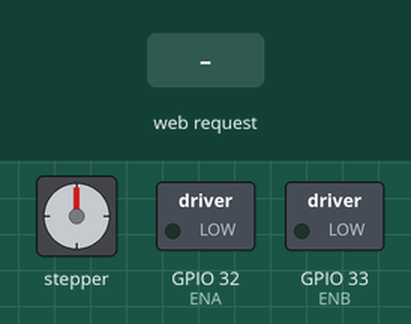
Recording of a sketch running on a simulated ESP32. Shown: stepper motor, switched loads named in the sketch (green lamp = pin HIGH). Wiring (inferred from the names in the program): stepper motor (2048 steps per turn assumed): coils GPIO 25, GPIO 26, GPIO 27, GPIO 14. The inputs (shaded band) are chosen by the test bench. WiFi joins after 1.5 s; servers stay silent unless stated; pins used as bus, display or sensor lines are not drawn; what the sketch prints to the serial monitor is not drawn.

Above: at 2.7 s.
2.8 s: HTTP request GET /cmd?m=F received
At 4.0 s:
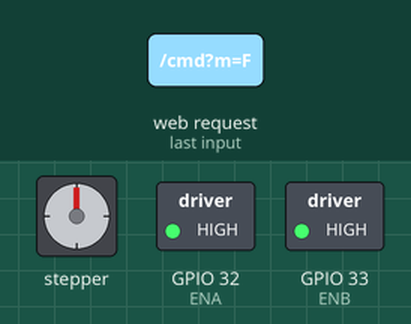
4.3 s: HTTP request GET /cmd?m=B received
At 5.2 s:
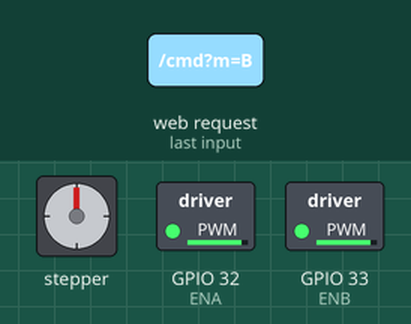
Timing chart, 0 to 7.3 s (numbered marks = the images above; inputs shaded):
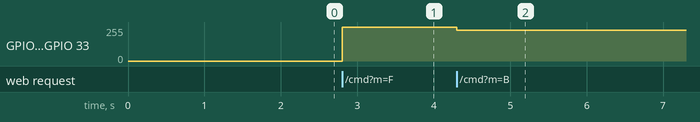

Measured:
- after the input at 2.8 s, GPIO 32 (ENA), GPIO 33 (ENB): 0/255 → 255/255 at once
- after the input at 4.3 s, GPIO 32 (ENA), GPIO 33 (ENB): 255/255 → 229/255 at once

The sketch:

car_direction_http.ino
```cpp
#include <WiFi.h>
#include <WebServer.h>

// ===== WIFI CONFIG =====
const char* ssid = "wifiName";
const char* pass = "wifiPass";

WebServer server(80);

const char INDEX_HTML[] PROGMEM = R"rawliteral(
  <!doctype html>
<html lang="es">
<head>
  <meta charset="utf-8" />
  <meta name="viewport" content="width=device-width,initial-scale=1" />
  <title>ESP32 Car Control</title>
  <style>
    body { font-family: system-ui, sans-serif; padding: 20px; max-width: 520px; margin: 0 auto; }
    h1 { font-size: 20px; }
    .grid { display: grid; gap: 12px; grid-template-columns: repeat(3, 1fr); }
    button { padding: 16px; font-size: 16px; border-radius: 12px; border: 1px solid #ccc; }
    button:active { transform: scale(0.98); }
    .full { grid-column: 1 / -1; }
    .status { margin-top: 14px; font-size: 14px; opacity: .8; }
  </style>
</head>

<body>
  <h1>Control del auto (LAN)</h1>

  <div class="grid">
    <div></div>
    <button id="btnF">↑ Adelante</button>
    <div></div>

    <button id="btnL">← Izq</button>
    <button id="btnS">■ Stop</button>
    <button id="btnR">Der →</button>

    <div></div>
    <button id="btnB">↓ Atrás</button>
    <div></div>

  </div>

  <div class="status" id="status">Estado: listo</div>

  <script>
    const statusEl = document.getElementById("status");

    async function sendCmd(code) {
      try {
        statusEl.textContent = `Estado: enviando ${code}...`;
        const r = await fetch(`/cmd?m=${encodeURIComponent(code)}`, { cache: "no-store" });
        const t = await r.text();
        statusEl.textContent = `Estado: ${t}`;
      } catch (e) {
        statusEl.textContent = `Estado: error (${e})`;
      }
    }

    // Clicks (simple mode)
    document.getElementById("btnF").onclick = () => sendCmd("F");
    document.getElementById("btnB").onclick = () => sendCmd("B");
    document.getElementById("btnL").onclick = () => sendCmd("L");
    document.getElementById("btnR").onclick = () => sendCmd("R");
    document.getElementById("btnS").onclick = () => sendCmd("S");


    // (Optional) hold to move and release = stop
    function holdButton(btnId, code) {
      const el = document.getElementById(btnId);
      el.addEventListener("pointerdown", () => sendCmd(code));
      el.addEventListener("pointerup",   () => sendCmd("S"));
      el.addEventListener("pointercancel", () => sendCmd("S"));
      el.addEventListener("pointerleave",  () => sendCmd("S"));
    }
    holdButton("btnF", "F");
    holdButton("btnB", "B");
    holdButton("btnL", "L");
    holdButton("btnR", "R");
  </script>
</body>
</html>
)rawliteral";

// GPIO pins to ULN2003 IN1..IN4
static const int IN1 = 25;
static const int IN2 = 26;
static const int IN3 = 27;
static const int IN4 = 14;
static const int ENA = 32;
static const int ENB = 33;
static const int PWM_FREQ = 20000;      // 20 kHz (quiet)
static const int PWM_RES  = 8;          // 8 bits => 0..255
volatile char last_cmd = 'S';        // 'F','B','L','R','S'
volatile uint32_t last_ms = 0;

void registerRoutes() {
  server.on("/status", HTTP_GET, []() {
    uint32_t age_ms = millis() - last_ms;

    // Build "F 1234\n" (last_cmd + age_ms)
    String body;
    body.reserve(20);
    body += last_cmd;
    body += ' ';
    body += String(age_ms);
    body += '\n';
    server.send(200, "text/plain; charset=utf-8", body);
  });
}

void setupPwm() {
  ledcAttach(ENA, PWM_FREQ, PWM_RES);
  ledcAttach(ENB, PWM_FREQ, PWM_RES);

  // Start with motors off
  ledcWrite(ENA, 0);
  ledcWrite(ENB, 0);
}

void engineB(uint8_t V3, uint8_t V4){
  digitalWrite(IN3, V3);
  digitalWrite(IN4, V4);
}

void engineA(uint8_t V1, uint8_t V2){
  digitalWrite(IN1, V1);
  digitalWrite(IN2, V2);
}

void speedControl(uint8_t speed){
  ledcWrite(ENA, speed);
  ledcWrite(ENB, speed);
}

void highSpeed(){
  speedControl(255);
}

void halfSpeed(){
  speedControl(230);
}

void slowSpeed(){
  speedControl(200);
}

void forward(){
  engineB(LOW, HIGH);
  engineA(HIGH, LOW);
  highSpeed();
}

void backward(){
  engineB(HIGH, LOW);
  engineA(LOW, HIGH);
  halfSpeed();
}

void left(){
  engineB(LOW, HIGH);
  engineA(LOW, HIGH);
  slowSpeed();
}

void right(){
  engineB(HIGH, LOW);
  engineA(HIGH, LOW);
  slowSpeed();
}

void stopCar() {
  engineB(LOW, LOW);
  engineA(LOW, LOW);
  speedControl(0);
}

void setup() {
  Serial.begin(115200);

  Serial.println("=== TEST ESP32 ===");
  Serial.println("Inicializando...");

  pinMode(IN1, OUTPUT);
  pinMode(IN2, OUTPUT);
  pinMode(IN3, OUTPUT);
  pinMode(IN4, OUTPUT);
  pinMode(ENA, OUTPUT);
  pinMode(ENB, OUTPUT);
  setupPwm();
  stopCar();
  registerRoutes();

  WiFi.mode(WIFI_STA);
  WiFi.begin(ssid, pass);
  Serial.print("Conectando WiFi");
  while (WiFi.status() != WL_CONNECTED) { delay(250); Serial.print("."); }
  Serial.println();
  Serial.print("IP: ");
  Serial.println(WiFi.localIP());
  // Main page
  server.on("/", HTTP_GET, []() {
    server.send(200, "text/html; charset=utf-8", INDEX_HTML);
  });

  // Command endpoint: /cmd?m=F
  server.on("/cmd", HTTP_GET, []() {
    if (!server.hasArg("m")) {
      server.send(400, "text/plain; charset=utf-8", "ERR: missing m");
      return;
    }
    String m = server.arg("m");
    String resp = handleMoveCode(m);
    server.send(200, "text/plain; charset=utf-8", resp);
  });

  server.begin();
  Serial.println("HTTP server listo.");
}

void sendData(char cmd) {
  last_cmd = cmd;
  last_ms  = millis();
}

String handleMoveCode(const String& m) {
  if (m == "F") { sendData('F'); forward();  return "OK: forward"; }
  if (m == "B") { sendData('B'); backward(); return "OK: backward"; }
  if (m == "L") { sendData('L'); left();     return "OK: left"; }
  if (m == "R") { sendData('R'); right();    return "OK: right"; }
  if (m == "S") { sendData('S'); stopCar();  return "OK: stop"; }
  return "ERR: unknown cmd";
}

void loop() {
  server.handleClient();
}
```
